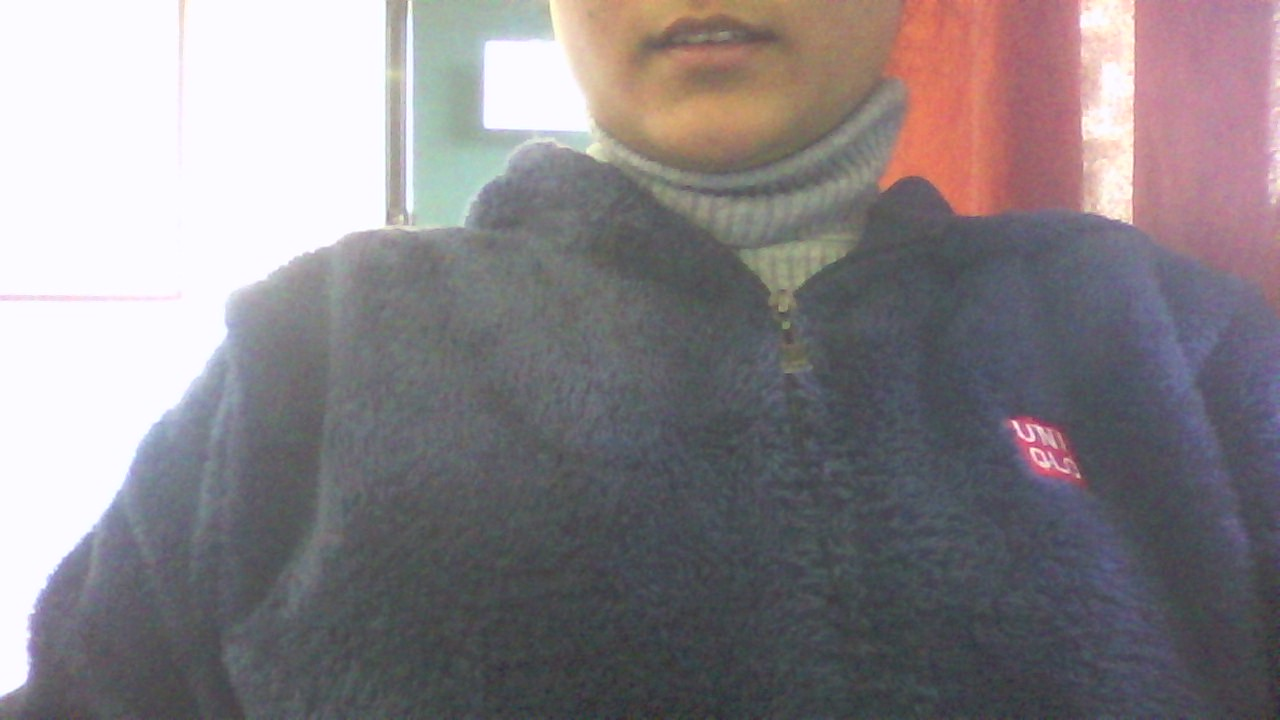
#> input picture data/none/WIN_20200124_13_44_24_Pro.jpg, 1280 x 720 px; its folder holds only this picture in this run
$ python dataConverter.py
#> lines starting #> are read from the running program, lines starting #| are printed output that depends on the picture; after the words box and inside, x2 and y2 are one past the last pixel; in counts of white or black regions, pixels touching at a corner belong together
import cv2
import numpy as np
import os


folders = ['data/'+folder for folder in os.listdir('data')]

new_folders = ['processed_data_2/'+folder for folder in os.listdir('data')]
for i,folder in enumerate(folders):
    for f in os.listdir(folder):
        img = cv2.imread(os.path.join(folder,f))
#> img is the input picture: shape (720, 1280, 3); mean B, G, R 134.2, 130.4, 136.3
        # print(img.shape)
        gray = cv2.cvtColor(img,cv2.COLOR_BGR2GRAY)
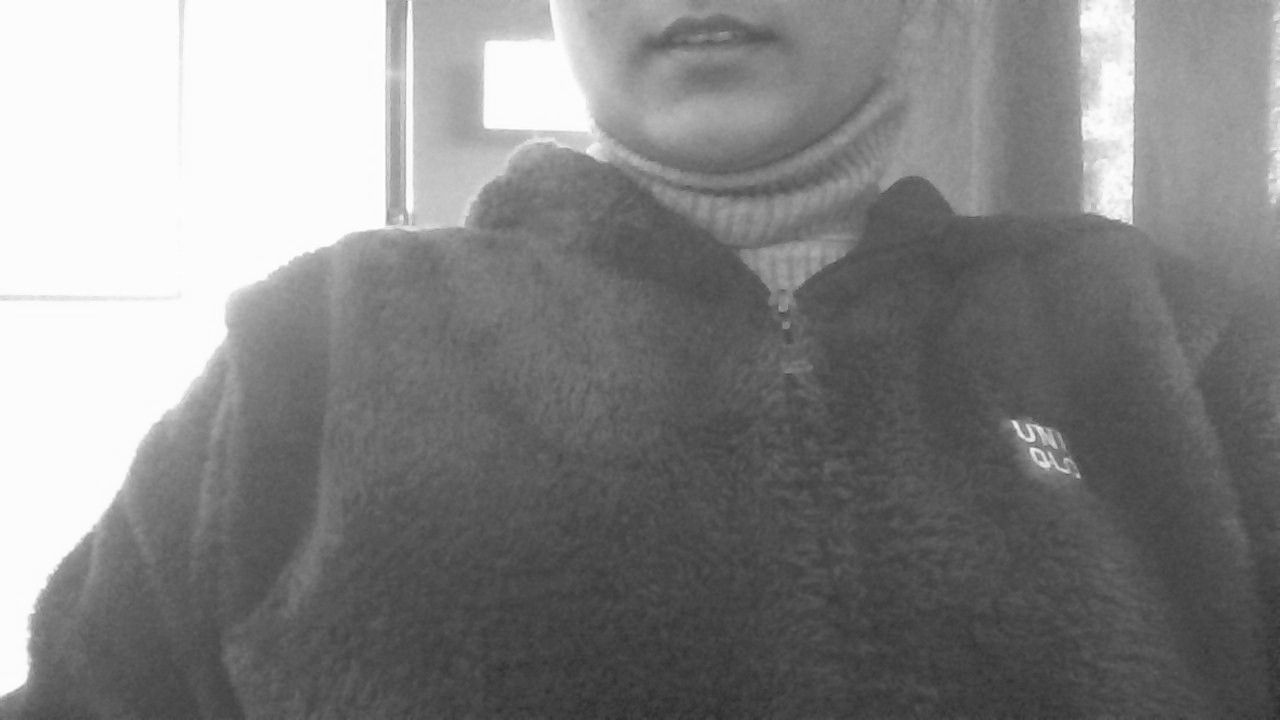
#> gray: shape (720, 1280); min 43, max 255, mean 132.6
        img = np.resize(img,(128,128))
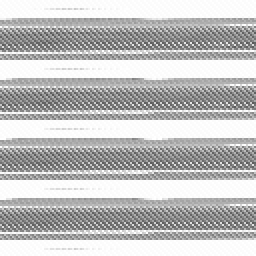
#> img: shape (128, 128) (shown 2 times larger); min 88, max 255, mean 191.4
        edges = cv2.Canny(gray,30,120)
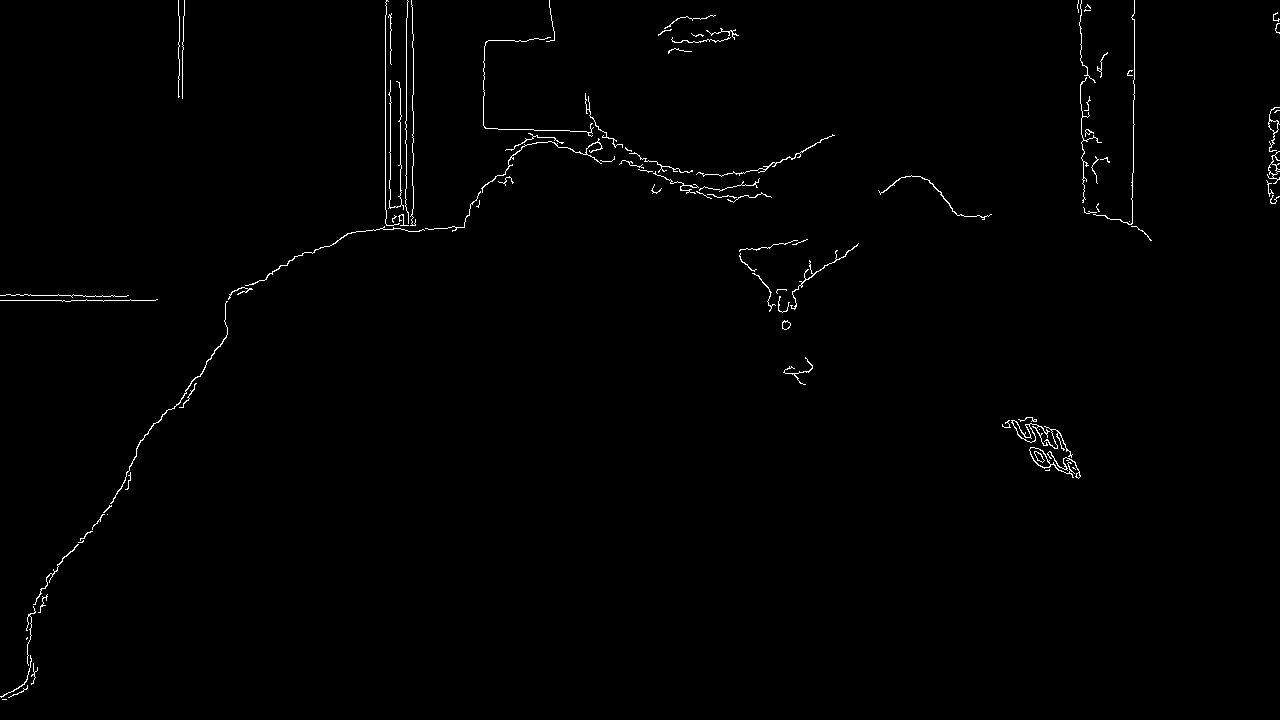
#> edges: shape (720, 1280); 0.77% white in thin lines or dots

        if(not os.path.exists(new_folders[i])):
            os.mkdir(new_folders[i])
        cv2.imwrite(os.path.join(new_folders[i],f),edges)
        print(f,"Saved")

# [13 lines of commented-out code are left out]

$ run again, on data/none/WIN_20200124_13_48_33_Pro.jpg
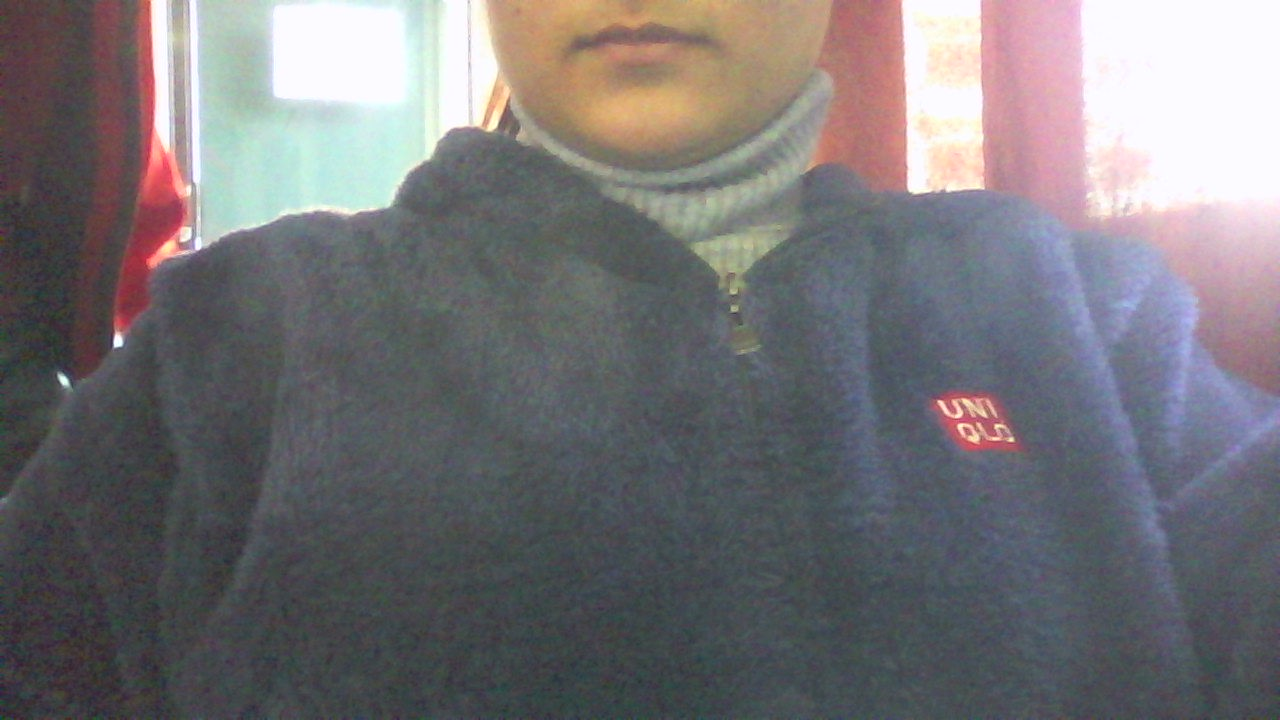
#> input picture data/none/WIN_20200124_13_48_33_Pro.jpg, 1280 x 720 px
#> img is the input picture: shape (720, 1280, 3); mean B, G, R 118.2, 115.1, 117.3
#> `img = np.resize(img,(128,128))`:
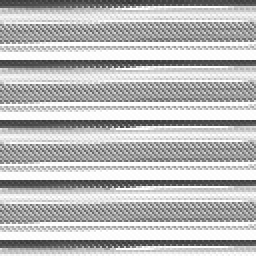
#> img: shape (128, 128) (shown 2 times larger); min 52, max 255, mean 187
#> `edges = cv2.Canny(gray,30,120)`:
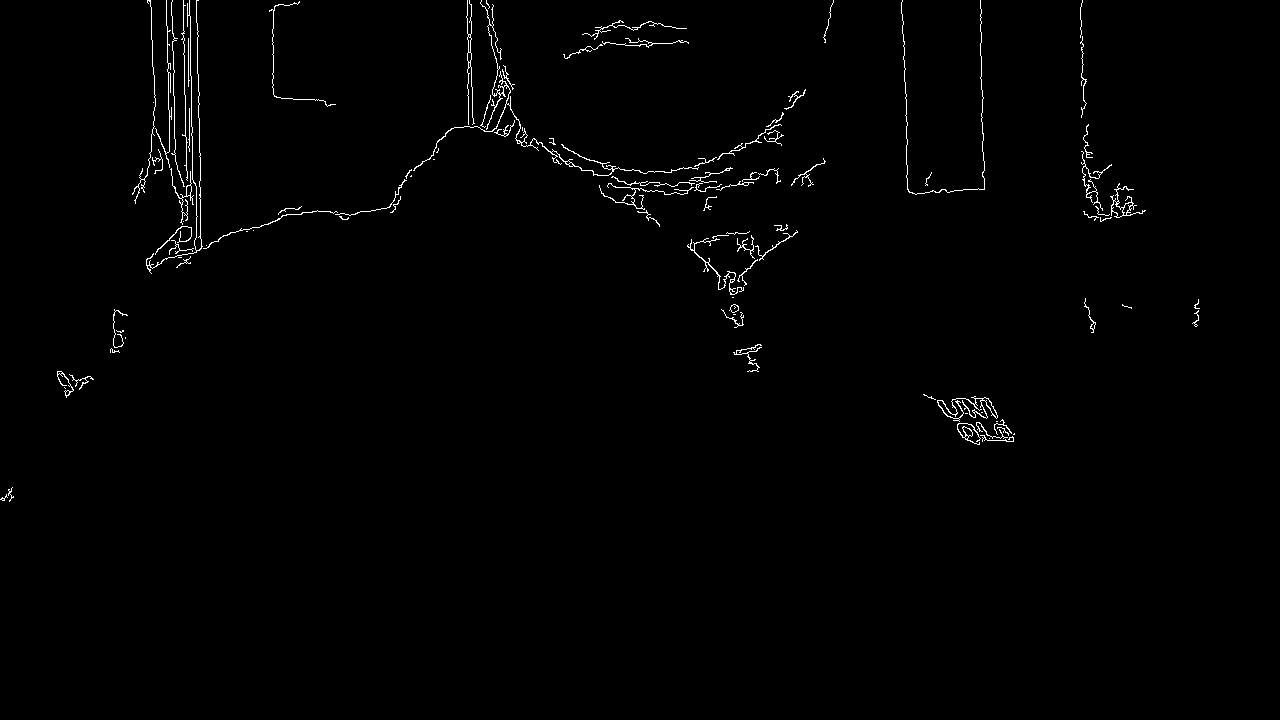
#> edges: shape (720, 1280); 0.95% white in thin lines or dots, all inside (x1, y1, x2, y2) = (0, 0, 1200, 502)
